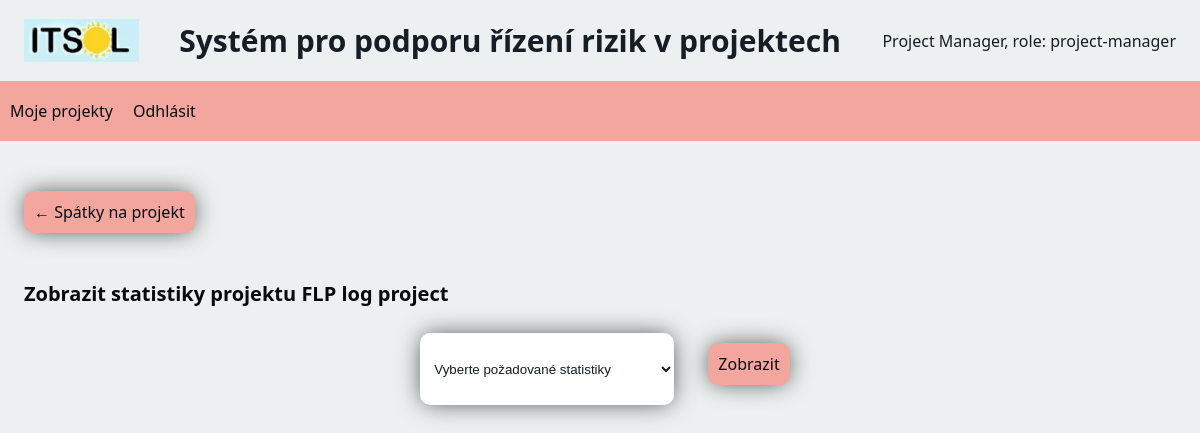
/projects/projectDetail/statistics/5 (signed in), run on the app's committed database.
### riskManagement/models.py (models this page shows)
class User(models.Model):
    firstName = models.CharField(max_length=255)
    lastName = models.CharField(max_length=255)
    email = models.CharField(max_length=255, unique=True)
    phoneNum = models.CharField(max_length=255, unique=True)
    userLogin = models.CharField(max_length=255, unique=True)
    password = models.CharField(max_length=255)
    privileges = models.CharField(max_length=255)

class Project(models.Model):
    name = models.CharField(max_length=255)
    description = models.CharField(max_length=255)
    foreignKeyManager = models.ForeignKey(User, on_delete=models.PROTECT, related_name="projectManager")
    foreignKeyManagerRisk = models.ForeignKey(User, on_delete=models.PROTECT, related_name="riskManager")
    members = models.ManyToManyField(User, related_name="members")
    state = models.CharField(max_length=255)
    scale = models.IntegerField()

### riskManagement/views.py (the view)
# urls.py: path('projects/projectDetail/statistics/<int:id>', views.statistics, name='statistics'),
def statistics(request, id):
    template = loader.get_template("projectStatistics.html")
    project = Project.objects.get(id=id)
    phases = Phase.objects.filter(foreignKeyProject=id)
    ph = []
    risks = []
    labels = []
    data = []
    for p in phases:
        tmp = {}
        tmp["name"] = p.name
        tmp["big"] = 0
        tmp["med"] = 0
        tmp["sma"] = 0
        tmp["kat"] = 0
        tmp["kri"] = 0
        tmp["cit"] = 0
        tmp["mal"] = 0
        tmp["nep"] = 0
        tmp["prob"] = 1.0
        tmp["mem"] = p.participants.all().count()
        risk = Risk.objects.filter(foreignKeyPhase=p.id)
        risks.append(risk)
        labels.append(p.name)
        counter = 0
        for r in risk:
            print(r.impact)
            print(r.probability)
            counter += 1
            if r.impact == "Big":
                tmp["big"] = tmp["big"] + 1
            if r.impact == "Small":
                tmp["med"] = tmp["med"] + 1
            if r.impact == "Medium":
                tmp["sma"] = tmp["sma"] + 1
            if r.impact == "Katastrofický":
                tmp["kat"] = tmp["kat"] + 1
            if r.impact == "Kritický":
                tmp["kri"] = tmp["kri"] + 1
            if r.impact == "Citelný":
                tmp["cit"] = tmp["cit"] + 1
            if r.impact == "Malý":
                tmp["mal"] = tmp["mal"] + 1
            if r.impact == "Nepatrný":
                tmp["nep"] = tmp["nep"] + 1
            tmp["prob"] = tmp["prob"] * (r.probability / 100)
        ph.append(tmp)
        data.append(counter)
    print(risks)
    context = {
    "labels" : labels,
    "data" : data,
    "scale" : project.scale,
    "date" : datetime.date.today(),
    "fazy" : ph,
    "risks" : risks,
    "user" :  User.objects.get(id=request.session["id"]),
        "privileges": request.session.get("privileges"),
        "users": Project.objects.get(id=id).members.all(),
        "phases": phases,
        "projectId": id,
        "project": project,
    }
    log_info(request, f"navigation to 'Project statistics' view")
    return HttpResponse(template.render(context, request))

### riskManagement/helpers.py (called while the page is built)
def log_info(request, message):
    user_id = request.session["id"]
    privileges = request.session["privileges"]
    logger.info(f"USER_INFO : [ id: {user_id}, privileges: {privileges} ] - {message}")

### riskManagement/templatetags/template_filters.py (called while the page is built)
@register.filter
def get_item(dictionary, key):
    return dictionary[key]

### riskManagement/templates/projectStatistics.html (shortened to what this page needs)
<!DOCTYPE html>
<html>
{% load template_filters %}
    <head>
        {% include 'head.html' %}
    </head>
    <body>
        {% include 'nav.html' %}
        <a class="button" href="/riskManagement/projects/projectDetail/{{ project.id }}">
            &#x2190; Spátky na projekt
        </a>
            <h2>Zobrazit statistiky projektu {{project.name}}</h2>
            <div class="center">
              <select name="Statistiky" id="stat">
                <option value="" disabled selected>Vyberte požadované statistiky</option>
              </select>
              <a class="button" style="cursor:pointer;" id="btn" onclick="show()">
                  Zobrazit
              </a>
            </div>
    </body>
</html>

### riskManagement/templates/nav.html (shortened to what this page needs)
<div class="header">
    {% load static %}
    <img src="{% static 'logo.JPG' %}" alt="Logo ITSol" style="width: 10%;" >
    <h1>Systém pro podporu řízení rizik v projektech</h1>
    <div>{{user.firstName}} {{user.lastName}}, role: {{user.privileges}}</div>
</div>
<nav>
    <a href="{% url 'projects' %}">Moje projekty</a>
    <a href="{% url 'index' %}">Odhlásit</a>
</nav>

### riskManagement/static/styles.css (style rules this page uses)
:root { --light: #ECF0F1; --dark: #151E26; --darker: #070a0d; --warm: #f3a69e; --normal: #85C1E9; --alarm: #E74C3C; }
.button { box-shadow: 0px 0px 24px -3px rgba(0,0,0,0.74); background-color: #4CAF50; border: none; color: white; padding: 15px 32px; text-align: center; text-decoration: none; display: inline-block; font-size: 16px; }
body { background-color: var(--light); color: var(--dark); font-family: 'Segoe UI', Tahoma, Geneva, Verdana, sans-serif; font-size: 16px; margin: 0; }
nav { background-color: var(--warm); width: 100%; height: 60px; display: flex; flex-direction: row; flex-wrap: wrap; justify-content: flex-start; align-items: stretch; align-content: flex-start; margin-bottom: 30px; }
nav a, input[type="submit"] { height: 40px; display: flex; align-items: center; text-decoration: none; background-color: var(--warm); padding: 10px; color: var(--darker); transition: color, background-color 0.3s; cursor: pointer; margin-bottom: 30px; }
a.button { text-align: left; margin-top: 20px; margin-left: 2%; margin-bottom: 30px; background-color: var(--warm); padding: 10px; color: var(--darker); text-decoration: none; transition: color, background-color 0.3s; border-radius: 10px; }
h1 { text-align: center; font-size: 30px; }
h2 { margin-left: 2%; font-size: 20px; color: var(--darker); }
input, select { border: none; background-color: white; color: var(--dark); padding: 10px; margin: 10px; border-radius: 10px; box-shadow: 0px 0px 24px -3px rgba(0,0,0,0.74); }
div.header { width: 96%; display: flex; justify-content: flex-start; align-items: center; flex-direction: row; gap: 0px 40px; margin-left: 2%; margin-right: 2%; }
div.header div:last-of-type { margin-left: auto; }
div.center { display: flex; justify-content: center; }

### data on the page
User: firstName "Project", lastName "Manager", privileges "project-manager"
Project: name "FLP log project"
